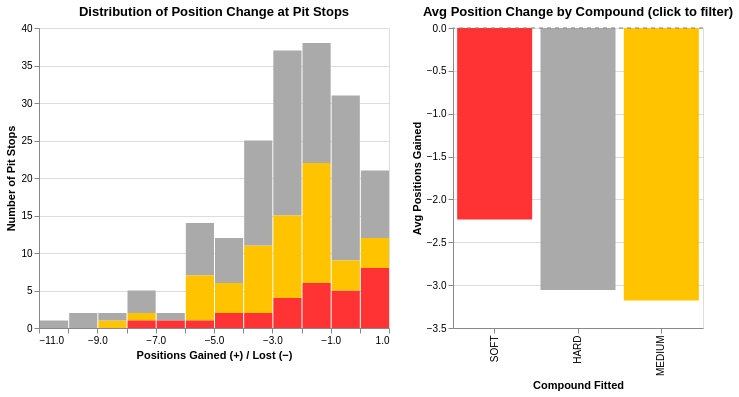

The cell this chart's notebook holds for it:
### Markdown cell above
---
## 5 — Positions Gained/Lost at Pit Stops (Interactive)

A linked two-panel view of pit stop position impact. The left histogram shows the distribution of positions gained or lost across all pit stops, while the right bar chart shows the average position change grouped by the compound fitted during the stop. The two panels are linked by a shared selection: clicking a compound on either panel highlights the corresponding data in the other.

### Code cell
pit_clean = pit_stops.dropna(subset=["position_delta"]).copy()
pit_clean["position_delta"] = pd.to_numeric(pit_clean["position_delta"], errors="coerce")

compound_select = alt.selection_point(fields=["compound_after"])

hist = alt.Chart(pit_clean).mark_bar().encode(
    x=alt.X("position_delta:Q", bin=alt.Bin(step=1),
            title="Positions Gained (+) / Lost (−)"),
    y=alt.Y("count()", title="Number of Pit Stops"),
    color=alt.condition(
        compound_select,
        alt.Color("compound_after:N", scale=compound_scale, legend=None),
        alt.value("#d9d9d9")
    ),
    tooltip=["compound_after:N", "count()"]
).properties(
    title="Distribution of Position Change at Pit Stops",
    width=350,
    height=300
).add_params(compound_select)

compound_avg = pit_clean.groupby("compound_after", as_index=False).agg(
    avg_delta=("position_delta", "mean")
).sort_values("avg_delta", ascending=False)

bars = alt.Chart(compound_avg).mark_bar().encode(
    x=alt.X("compound_after:N", title="Compound Fitted",
            sort=compound_avg["compound_after"].tolist()),
    y=alt.Y("avg_delta:Q", title="Avg Positions Gained"),
    color=alt.condition(
        compound_select,
        alt.Color("compound_after:N", scale=compound_scale, legend=None),
        alt.value("#d9d9d9")
    ),
    tooltip=["compound_after", alt.Tooltip("avg_delta:Q", format=".1f")]
).add_params(compound_select)

zero_line = alt.Chart(pd.DataFrame({"y": [0]})).mark_rule(
    color="gray", strokeDash=[4, 4]
).encode(y="y:Q")

compound_chart = (bars + zero_line).properties(
    title="Avg Position Change by Compound (click to filter)",
    width=250,
    height=300
)

hist | compound_chart

### Figure 1 — Vega-Lite specification as saved in the notebook (floating-point values rounded to 4 significant figures; data arrays with more than 128 entries replaced by an {"elided": "..."} marker saying what was removed)
{"config": {"view": {"continuousWidth": 300, "continuousHeight": 300}}, "hconcat": [{"data": {"name": "data-f41c737a963b5b8dbb36269e6e6a168d"}, "mark": {"type": "bar"}, "encoding": {"color": {"condition": {"param": "param_3", "field": "compound_after", "legend": null, "scale": {"domain": ["SOFT", "MEDIUM", "HARD", "INTERMEDIATE", "WET"], "range": ["#FF3333", "#FFC300", "#AAAAAA", "#39B54A", "#0072C6"]}, "type": "nominal"}, "value": "#d9d9d9"}, "tooltip": [{"field": "compound_after", "type": "nominal"}, {"aggregate": "count", "type": "quantitative"}], "x": {"bin": {"step": 1}, "field": "position_delta", "title": "Positions Gained (+) / Lost (−)", "type": "quantitative"}, "y": {"aggregate": "count", "title": "Number of Pit Stops", "type": "quantitative"}}, "height": 300, "name": "view_3", "title": "Distribution of Position Change at Pit Stops", "width": 350}, {"layer": [{"data": {"name": "data-97812748ec8af4989bae46caae7b70b9"}, "mark": {"type": "bar"}, "encoding": {"color": {"condition": {"param": "param_3", "field": "compound_after", "legend": null, "scale": {"domain": ["SOFT", "MEDIUM", "HARD", "INTERMEDIATE", "WET"], "range": ["#FF3333", "#FFC300", "#AAAAAA", "#39B54A", "#0072C6"]}, "type": "nominal"}, "value": "#d9d9d9"}, "tooltip": [{"field": "compound_after", "type": "nominal"}, {"field": "avg_delta", "format": ".1f", "type": "quantitative"}], "x": {"field": "compound_after", "sort": ["SOFT", "HARD", "MEDIUM"], "title": "Compound Fitted", "type": "nominal"}, "y": {"field": "avg_delta", "title": "Avg Positions Gained", "type": "quantitative"}}, "name": "view_2"}, {"data": {"name": "data-a0a55d106695e8d630baff0f16eee66d"}, "mark": {"type": "rule", "color": "gray", "strokeDash": [4, 4]}, "encoding": {"y": {"field": "y", "type": "quantitative"}}}], "height": 300, "title": "Avg Position Change by Compound (click to filter)", "width": 250}], "params": [{"name": "param_3", "select": {"type": "point", "fields": ["compound_after"]}, "views": ["view_3", "view_2"]}], "$schema": "https://vega.github.io/schema/vega-lite/v5.20.1.json", "datasets": {"data-f41c737a963b5b8dbb36269e6e6a168d": {"elided": "190 records"}, "data-97812748ec8af4989bae46caae7b70b9": [{"compound_after": "SOFT", "avg_delta": -2.233}, {"compound_after": "HARD", "avg_delta": -3.058}, {"compound_after": "MEDIUM", "avg_delta": -3.179}], "data-a0a55d106695e8d630baff0f16eee66d": [{"y": 0}]}}
